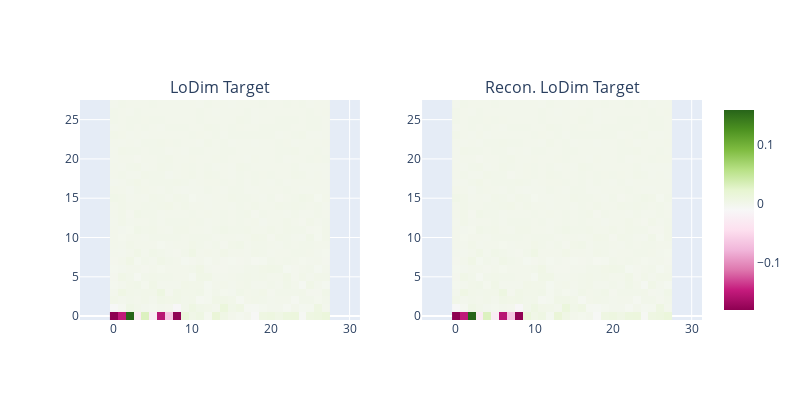

The code cell stored with this chart in its notebook:
### Code cell
compare_images(
    y_proj[sample_idx], y_proj_recon[sample_idx], titles=["LoDim Target", "Recon. LoDim Target"]
)

### Figure 1 — Plotly figure (JSON) as saved in the notebook; plotly's stock layout.template omitted (floating-point values rounded to 4 significant figures; data arrays with more than 128 entries replaced by an {"elided": "..."} marker saying what was removed)
{"data": [{"coloraxis": "coloraxis", "hovertemplate": "x: %{x}<br>y: %{y}<br>color: %{z}<extra></extra>", "name": "0", "type": "heatmap", "xaxis": "x", "yaxis": "y", "z": {"elided": "28x28 float values"}}, {"coloraxis": "coloraxis", "hovertemplate": "x: %{x}<br>y: %{y}<br>color: %{z}<extra></extra>", "name": "0", "type": "heatmap", "xaxis": "x2", "yaxis": "y2", "z": {"elided": "28x28 float values"}}], "layout": {"annotations": [{"font": {"size": 16}, "showarrow": false, "text": "LoDim Target", "x": 0.225, "xanchor": "center", "xref": "paper", "y": 1, "yanchor": "bottom", "yref": "paper"}, {"font": {"size": 16}, "showarrow": false, "text": "Recon. LoDim Target", "x": 0.775, "xanchor": "center", "xref": "paper", "y": 1, "yanchor": "bottom", "yref": "paper"}], "height": 400, "width": 800, "xaxis": {"anchor": "y", "domain": [0, 0.45], "scaleanchor": "y"}, "xaxis2": {"anchor": "y2", "domain": [0.55, 1], "scaleanchor": "y2"}, "yaxis": {"anchor": "x", "domain": [0, 1]}, "yaxis2": {"anchor": "x2", "domain": [0, 1]}}}
